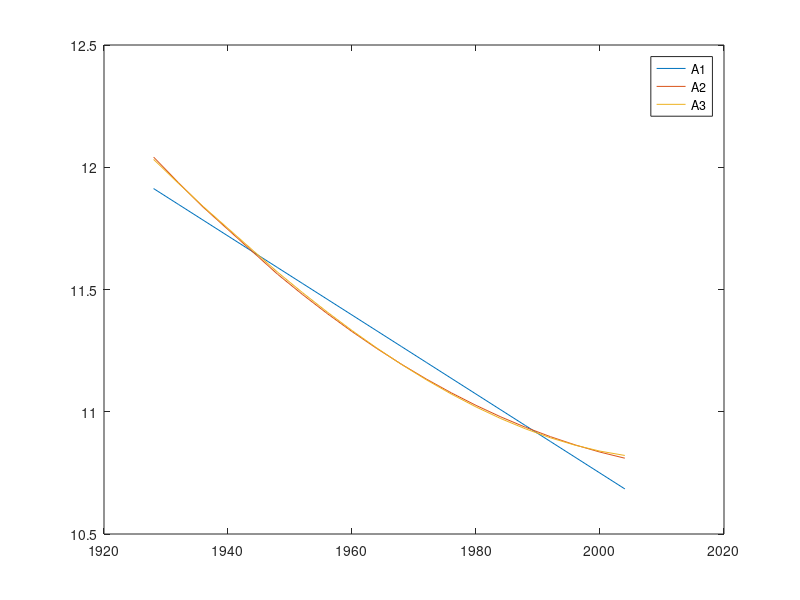

Recreate this plot in MATLAB.
clear, clc

% Data y and x
y = [12.2 11.9 11.5 11.9 11.5 11.5 11.0 11.4 11.0 ...
     11.07 11.08 11.60 10.97 10.54 10.82 10.94 10.75 10.93]';
   
%x = [(0:4:8)'; (20:4:76)'];
x = [(1928:4:1936)'; (1948:4:2004)'];

% Fnding the different A matricies
A1 = [x.^0 x.^1];
A2 = [x.^0 x.^1 x.^2];
A3 = [x.^0 x.^1 x.^2 x.^3];


% ------------------ QR decomposition of A ------------------ %
% - We know Ax = y and Rx = Q'b thus we can rearrange to find
%   x. Thus wanting to solve x = [R | Q'*y]
% - We then want to use rref to find the x value.

% Find the Q's and R's for each of the Matricies
[Q1, R1] = qr(A1, 0);
[Q2, R2] = qr(A2, 0);
[Q3, R3] = qr(A3, 0);

% Find the new rref Matrix for finding the x values
qr_1 = rref([R1 Q1'*y]);
qr_2 = rref([R2 Q2'*y]);
qr_3 = rref([R3 Q3'*y]);

% The x values by using the QR decomp method
c_1 = qr_1(:,3);
c_2 = qr_2(:,4);
c_3 = qr_3(:,5);

% Checking the linear system using the backslash operator
c_system_1 = A1 \ y;
c_system_2 = A2 \ y;
c_system_3 = A3 \ y;  % Not the same as c_3 !!! Getting a warning


y1 = c_1(1,1) + c_1(2,1)*x
y2 = c_2(1,1) + c_2(2,1).*x + c_2(3,1)*x.^2
y3 = c_3(1,1) + c_3(2,1).*x + c_3(3,1)*x.^2 + c_3(4,1)*x.^3

plot(x, y1, x, y2, x, y3);
legend('A1', 'A2', 'A3');



% figure(1);
% scatter(x, y);
% lsline;


